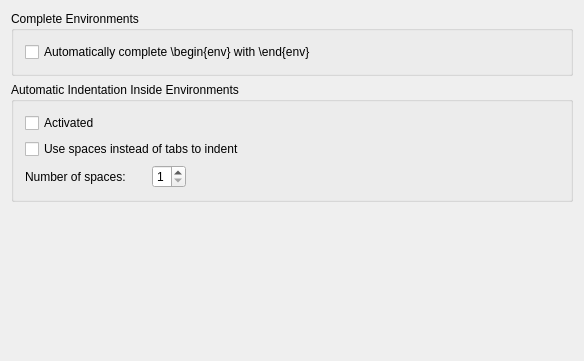
<ui version="4.0" >
 <class>KileWidgetEnvironmentConfig</class>
 <widget class="QWidget" name="KileWidgetEnvironmentConfig" >
  <property name="geometry" >
   <rect>
    <x>0</x>
    <y>0</y>
    <width>584</width>
    <height>361</height>
   </rect>
  </property>
  <property name="sizePolicy" >
   <sizepolicy vsizetype="Minimum" hsizetype="MinimumExpanding" >
    <horstretch>0</horstretch>
    <verstretch>0</verstretch>
   </sizepolicy>
  </property>
  <property name="windowTitle" >
   <string>LaTeX</string>
  </property>
  <layout class="QVBoxLayout" >
   <item>
    <widget class="QGroupBox" name="m_bgEnv" >
     <property name="sizePolicy" >
      <sizepolicy vsizetype="Minimum" hsizetype="MinimumExpanding" >
       <horstretch>0</horstretch>
       <verstretch>0</verstretch>
      </sizepolicy>
     </property>
     <property name="title" >
      <string>Complete Environments</string>
     </property>
     <property name="flat" >
      <bool>true</bool>
     </property>
     <layout class="QVBoxLayout" >
      <item>
       <widget class="QCheckBox" name="kcfg_CompleteEnvironment" >
        <property name="text" >
         <string>Automatically complete \begin{env} with \end{env}</string>
        </property>
       </widget>
      </item>
     </layout>
    </widget>
   </item>
   <item>
    <widget class="QGroupBox" name="m_bgGraphics" >
     <property name="sizePolicy" >
      <sizepolicy vsizetype="Minimum" hsizetype="MinimumExpanding" >
       <horstretch>0</horstretch>
       <verstretch>0</verstretch>
      </sizepolicy>
     </property>
     <property name="title" >
      <string>Automatic Indentation Inside Environments</string>
     </property>
     <property name="flat" >
      <bool>true</bool>
     </property>
     <layout class="QVBoxLayout" >
      <item>
       <widget class="QCheckBox" name="kcfg_envIndentation" >
        <property name="whatsThis" >
         <string>Enable auto indentation of environments.</string>
        </property>
        <property name="text" >
         <string>Activated</string>
        </property>
       </widget>
      </item>
      <item>
       <widget class="QCheckBox" name="kcfg_envIndentSpaces" >
        <property name="whatsThis" >
         <string>Use spaces instead of a tabulator to autoindent environments.</string>
        </property>
        <property name="text" >
         <string>Use spaces instead of tabs to indent</string>
        </property>
       </widget>
      </item>
      <item>
       <layout class="QHBoxLayout" >
        <item>
         <widget class="QLabel" name="m_lbNumSpaces" >
          <property name="text" >
           <string>Number of spaces:</string>
          </property>
          <property name="wordWrap" >
           <bool>false</bool>
          </property>
          <property name="buddy" >
           <cstring>kcfg_envIndentNumSpaces</cstring>
          </property>
         </widget>
        </item>
        <item>
         <spacer>
          <property name="orientation" >
           <enum>Qt::Horizontal</enum>
          </property>
          <property name="sizeType" >
           <enum>QSizePolicy::Fixed</enum>
          </property>
          <property name="sizeHint" stdset="0" >
           <size>
            <width>20</width>
            <height>20</height>
           </size>
          </property>
         </spacer>
        </item>
        <item>
         <widget class="QSpinBox" name="kcfg_envIndentNumSpaces" >
          <property name="sizePolicy" >
           <sizepolicy vsizetype="Fixed" hsizetype="Fixed" >
            <horstretch>0</horstretch>
            <verstretch>0</verstretch>
           </sizepolicy>
          </property>
          <property name="minimumSize" >
           <size>
            <width>0</width>
            <height>0</height>
           </size>
          </property>
          <property name="whatsThis" >
           <string>Use this number of spaces to autoindent environments.</string>
          </property>
          <property name="minimum" >
           <number>1</number>
          </property>
          <property name="maximum" >
           <number>9</number>
          </property>
         </widget>
        </item>
        <item>
         <spacer>
          <property name="orientation" >
           <enum>Qt::Horizontal</enum>
          </property>
          <property name="sizeType" >
           <enum>QSizePolicy::Expanding</enum>
          </property>
          <property name="sizeHint" stdset="0" >
           <size>
            <width>300</width>
            <height>20</height>
           </size>
          </property>
         </spacer>
        </item>
       </layout>
      </item>
     </layout>
    </widget>
   </item>
   <item>
    <spacer>
     <property name="orientation" >
      <enum>Qt::Vertical</enum>
     </property>
     <property name="sizeHint" stdset="0" >
      <size>
       <width>20</width>
       <height>40</height>
      </size>
     </property>
    </spacer>
   </item>
  </layout>
 </widget>
 <layoutdefault spacing="6" margin="11" />
 <pixmapfunction></pixmapfunction>
 <resources/>
 <connections/>
</ui>
